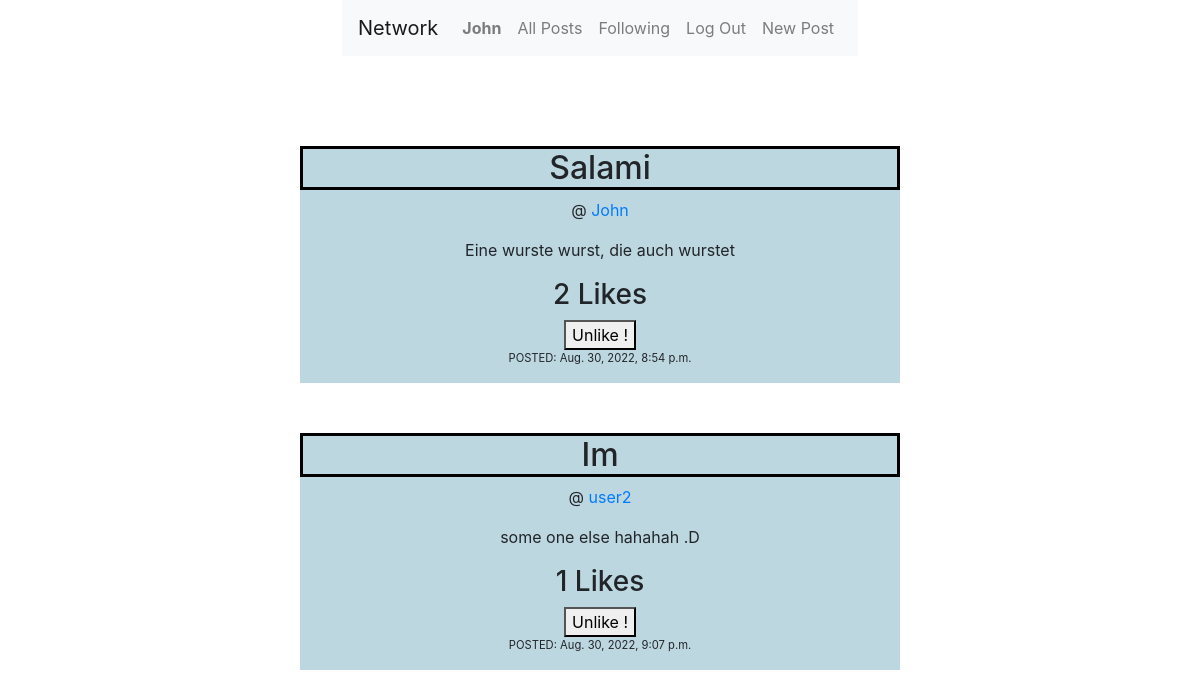
The app's page / (signed in) with its own data.
### network/models.py (models this page shows, shortened)
class User(AbstractUser):
    pass

class Posts(models.Model):
    poster = models.ForeignKey(User, on_delete=models.PROTECT)
    headline = models.CharField(max_length=100)
    body = models.CharField(max_length=400)
    created = models.DateTimeField(auto_now_add = True, auto_created=True, blank=True)
    likes = models.ManyToManyField(User, blank=True, default=None, related_name="liked")
    def dict(self):
        return self.__dict__

### network/views.py (the view)
# urls.py: path("", views.index, name="index"),
def index(request):
    posts = Posts.objects.all()
    if request.user.is_authenticated:
        postDicts =[]
        for _ in posts:
            postDicts.append(_.dict())
        user = request.user
        return render(request, "network/index.html",{
            "posts": posts,
            "user":user,
        })
    else:
        return render(request, "network/login.html")

### network/templates/network/index.html (shortened to what this page needs)
{% extends "network/layout.html" %}
{% load static %}
{% block body %}
    <div id ="allPosts">
    {% for i in posts %}
    <div class ="posts">
        <h2 class ="postTitle">{{ i.headline }}</h2>
        <p>@ <a href="{% url 'profile' i.poster.username %}"> {{i.poster.username}} </a> </p>
        <p>{{ i.body }}</p>
        <h3> {{i.likes.all.count}} Likes</h3>
        {% if user not in i.likes.all %}
        <a href="{% url 'like' i.id%}"><button class ="likeB" >I like!</button></a>
        {% else %}
        <a href="{% url 'like' i.id%}"><button class ="likeB" >Unlike !</button></a>
        {% endif %}
        <p class ="timestamps">POSTED: {{ i.created }}</p>
    </div>
    {% endfor %}
    </div>
    {% endblock %}

### network/templates/network/layout.html (shortened to what this page needs)
{% load static %}
<!DOCTYPE html>
<html lang="en">
    <head>
        <link rel="stylesheet" href="https://stackpath.bootstrapcdn.com/bootstrap/4.4.1/css/bootstrap.min.css">
        <link href="{% static 'network/styles.css' %}" rel="stylesheet">
    </head>
    <body>
        <nav class="navbar navbar-expand-lg navbar-light bg-light">
            <a class="navbar-brand" href="{% url 'index' %}">Network</a>
            <div>
              <ul class="navbar-nav mr-auto">
                {% if user.is_authenticated %}
                    <li class="nav-item">
                        <a class="nav-link" href="{% url 'profile' user.username %}"><strong>{{ user.username }}</strong></a>
                    </li>
                {% endif %}
                <li class="nav-item">
                  <a class="nav-link" href="{% url 'index' %}">All Posts</a>
                </li>
                {% if user.is_authenticated %}
                    <li class="nav-item">
                        <a class="nav-link" href="{% url 'following_Site' %}">Following</a>
                    </li>
                    <li class="nav-item">
                        <a class="nav-link" href="{% url 'logout' %}">Log Out</a>
                    </li>
                    <li class="nav-item">
                        <a class="nav-link" href="{% url 'new_Post' %}">New Post</a>
                    </li>
                {% endif %}
              </ul>
            </div>
          </nav>
        <div class="body">
            {% block body %}
            {% endblock %}
        </div>
    </body>
</html>

### network/static/network/styles.css (style rules this page uses)
body { display: flex; flex-direction: column; justify-content: center; align-items: center; width: 100vw; }
.body { margin-top: 5vh; width: 30vw; height: 40vh; }
.posts { background-color:rgb(189, 215, 224); margin-top: 50px; width: 50vw; text-align: center; }
#allPosts { display: flex; flex-direction: column; align-items: center; }
.postTitle { border: solid black 3px; }
.timestamps { font-size: .7em; }

### records on screen
User: username "John"
Posts: headline "Salami", poster.username "John", body "Eine wurste wurst, die auch wurstet", likes.all.count "2", shows "Unlike !", created "Aug. 30, 2022, 8:54 p.m."
Posts: headline "Im", poster.username "user2", body "some one else hahahah .D", likes.all.count "1", shows "Unlike !", created "Aug. 30, 2022, 9:07 p.m."
